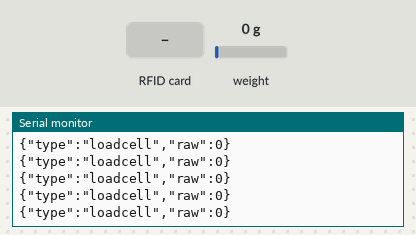
A sketch run on a simulated ESP32. On the bench: the last lines printed to the serial monitor. Inputs (shaded band) come from the test bench; at power-on: weight on the scale 0 g.

Above: at 2.2 s.
2.3 s: RFID card 5E 7A 19 C4 held to the reader
At 2.52 s:
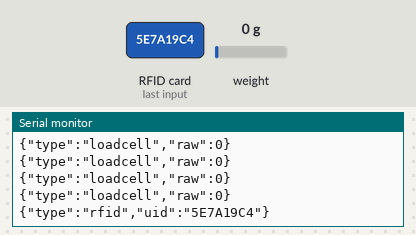
3.8 s: weight on the scale set to 100 g
At 4.13 s:
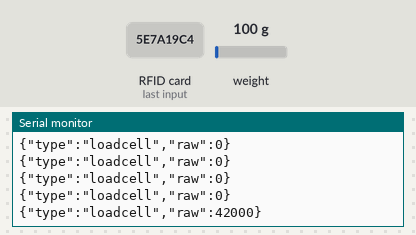
5.3 s: weight on the scale set to 1250 g
At 5.34 s:
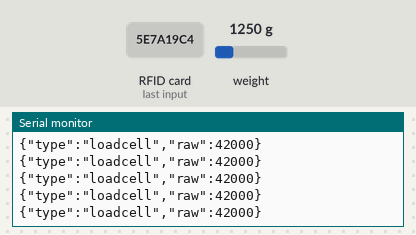
Timing chart, 0 to 8.3 s (numbered marks = the images above; inputs shaded):
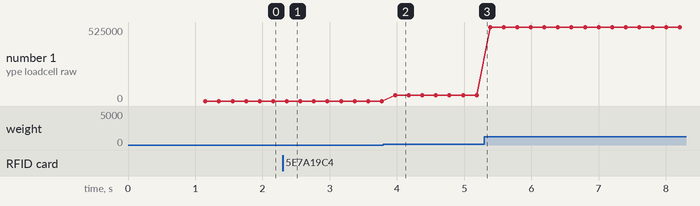

The sketch:

sketch_combined.ino
```cpp
#include <Wire.h>
#include <Adafruit_PN532.h>
#include <ArduinoJson.h>
#include <HX711.h>

// ========================= PIN MAP =========================
// I2C для PN532
#define I2C_SDA_PIN          21
#define I2C_SCL_PIN          22

// PN532 IRQ/RESET.
// Если у тебя уже собрано на GPIO2/GPIO3 и стабильно работает,
// можно оставить:
// #define PN532_IRQ_PIN        2
// #define PN532_RESET_PIN      3
//
// Но для новой сборки лучше использовать более безопасные GPIO.
#define PN532_IRQ_PIN        25
#define PN532_RESET_PIN      26

// HX711
#define LOADCELL_DOUT_PIN    4
#define LOADCELL_SCK_PIN     5
// ===========================================================

// Тайминги и период отправки
#define RFID_POLL_TIMEOUT_MS 50
#define RFID_RESEND_MS       700
#define LOADCELL_SEND_MS     100

Adafruit_PN532 nfc(PN532_IRQ_PIN, PN532_RESET_PIN);
HX711 scale;

bool pn532Ready = false;
bool hx711Ready = false;

unsigned long lastLoadcellSendMs = 0;
unsigned long lastRfidSendMs = 0;
String lastUid = "";

void sendBootStatus() {
  JsonDocument doc;
  doc["type"] = "boot";
  doc["pn532"] = pn532Ready;
  doc["hx711"] = hx711Ready;

  serializeJson(doc, Serial);
  Serial.println();
}

void sendModuleStatus(const char* module, bool ok) {
  JsonDocument doc;
  doc["type"] = "status";
  doc[module] = ok;

  serializeJson(doc, Serial);
  Serial.println();
}

void sendError(const char* module, const char* message) {
  JsonDocument doc;
  doc["type"] = "error";
  doc["module"] = module;
  doc["message"] = message;

  serializeJson(doc, Serial);
  Serial.println();
}

void initPN532() {
  pn532Ready = nfc.begin();

  if (pn532Ready) {
    nfc.SAMConfig();
  } else {
    sendError("pn532", "PN532 not found");
  }
}

void initHX711() {
  scale.begin(LOADCELL_DOUT_PIN, LOADCELL_SCK_PIN);

  unsigned long start = millis();

  // Ждем готовности тензодатчика максимум 2 секунды.
  while (!scale.is_ready() && millis() - start < 2000) {
    delay(10);
  }

  hx711Ready = scale.is_ready();

  if (!hx711Ready) {
    sendError("hx711", "HX711 not ready");
  }
}

void pollPN532() {
  static unsigned long lastRetryMs = 0;

  if (!pn532Ready) {
    // Редкие повторные попытки оживить PN532.
    if (millis() - lastRetryMs >= 5000) {
      lastRetryMs = millis();

      pn532Ready = nfc.begin();

      if (pn532Ready) {
        nfc.SAMConfig();
        sendModuleStatus("pn532", true);
      }
    }

    return;
  }

  uint8_t uid[] = { 0, 0, 0, 0, 0, 0, 0 };
  uint8_t uidLength = 0;

  bool success = nfc.readPassiveTargetID(
    PN532_MIFARE_ISO14443A,
    uid,
    &uidLength,
    RFID_POLL_TIMEOUT_MS
  );

  if (!success) {
    return;
  }

  String uidStr = "";

  for (uint8_t i = 0; i < uidLength; i++) {
    if (uid[i] < 0x10) {
      uidStr += "0";
    }

    uidStr += String(uid[i], HEX);
  }

  uidStr.toUpperCase();

  bool changed = uidStr != lastUid;
  bool expired = millis() - lastRfidSendMs >= RFID_RESEND_MS;

  if (changed || expired) {
    JsonDocument doc;
    doc["type"] = "rfid";
    doc["uid"] = uidStr;

    serializeJson(doc, Serial);
    Serial.println();

    lastUid = uidStr;
    lastRfidSendMs = millis();
  }
}

void pollHX711() {
  static unsigned long lastRetryMs = 0;

  if (!hx711Ready) {
    if (millis() - lastRetryMs >= 2000) {
      lastRetryMs = millis();

      if (scale.is_ready()) {
        hx711Ready = true;
        sendModuleStatus("hx711", true);
      }
    }

    return;
  }

  if (millis() - lastLoadcellSendMs < LOADCELL_SEND_MS) {
    return;
  }

  if (!scale.is_ready()) {
    return;
  }

  long raw = scale.read();

  JsonDocument doc;
  doc["type"] = "loadcell";
  doc["raw"] = raw;

  serializeJson(doc, Serial);
  Serial.println();

  lastLoadcellSendMs = millis();
}

void setup() {
  Serial.begin(115200);

  // Ждём, пока USB-serial поднимется
  delay(1000);

  // Очистим буфер от мусора boot-лога
  while (Serial.available()) {
    Serial.read();
  }

  Wire.begin(I2C_SDA_PIN, I2C_SCL_PIN);

  initPN532();
  initHX711();

  sendBootStatus();
}

void loop() {
  pollPN532();
  pollHX711();
}
```

Measured:
- after the input at 2.3 s, the serial monitor: prints a new line after 0.06 s (image 1)
- after the input at 3.8 s, the serial monitor: prints a new line after 0.17 s (image 2)
- plotted number 1: 0 → 42000 after the input at 3.8 s, 42000 → 525000 after the input at 5.3 s
